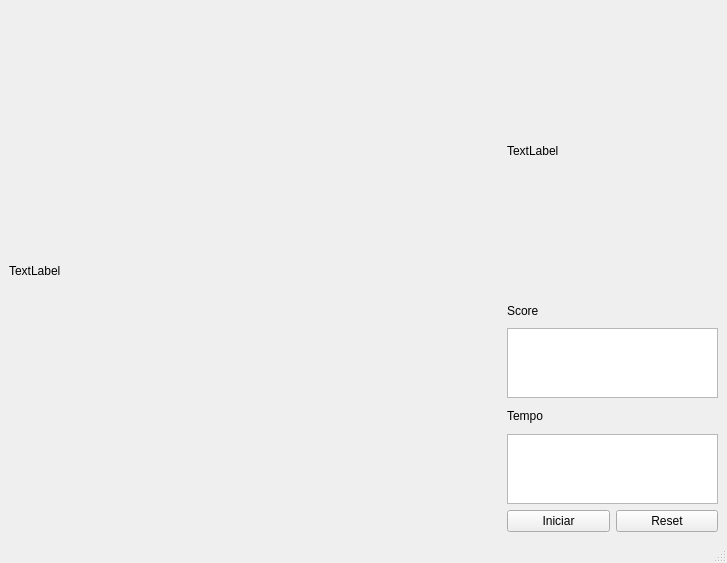
<?xml version="1.0" encoding="UTF-8"?>
<ui version="4.0">
 <class>MainWindow</class>
 <widget class="QMainWindow" name="MainWindow">
  <property name="geometry">
   <rect>
    <x>0</x>
    <y>0</y>
    <width>727</width>
    <height>563</height>
   </rect>
  </property>
  <property name="windowTitle">
   <string>MainWindow</string>
  </property>
  <widget class="QWidget" name="centralwidget">
   <layout class="QGridLayout" name="gridLayout">
    <item row="0" column="0">
     <layout class="QHBoxLayout" name="horizontalLayout_2" stretch="70,30">
      <item>
       <widget class="QLabel" name="label_4">
        <property name="text">
         <string>TextLabel</string>
        </property>
       </widget>
      </item>
      <item>
       <layout class="QVBoxLayout" name="verticalLayout" stretch="60,5,10,5,10,10">
        <item>
         <widget class="QLabel" name="label_3">
          <property name="text">
           <string>TextLabel</string>
          </property>
         </widget>
        </item>
        <item>
         <widget class="QLabel" name="label">
          <property name="text">
           <string>Score</string>
          </property>
         </widget>
        </item>
        <item>
         <widget class="QTextBrowser" name="textBrowser_2"/>
        </item>
        <item>
         <widget class="QLabel" name="label_2">
          <property name="text">
           <string>Tempo</string>
          </property>
         </widget>
        </item>
        <item>
         <widget class="QTextBrowser" name="textBrowser"/>
        </item>
        <item>
         <layout class="QHBoxLayout" name="horizontalLayout">
          <item>
           <widget class="QPushButton" name="pushButton">
            <property name="text">
             <string>Iniciar</string>
            </property>
           </widget>
          </item>
          <item>
           <widget class="QPushButton" name="pushButton_2">
            <property name="text">
             <string>Reset</string>
            </property>
           </widget>
          </item>
         </layout>
        </item>
       </layout>
      </item>
     </layout>
    </item>
   </layout>
  </widget>
  <widget class="QMenuBar" name="menubar">
   <property name="geometry">
    <rect>
     <x>0</x>
     <y>0</y>
     <width>727</width>
     <height>22</height>
    </rect>
   </property>
  </widget>
  <widget class="QStatusBar" name="statusbar"/>
 </widget>
 <resources/>
 <connections/>
</ui>
